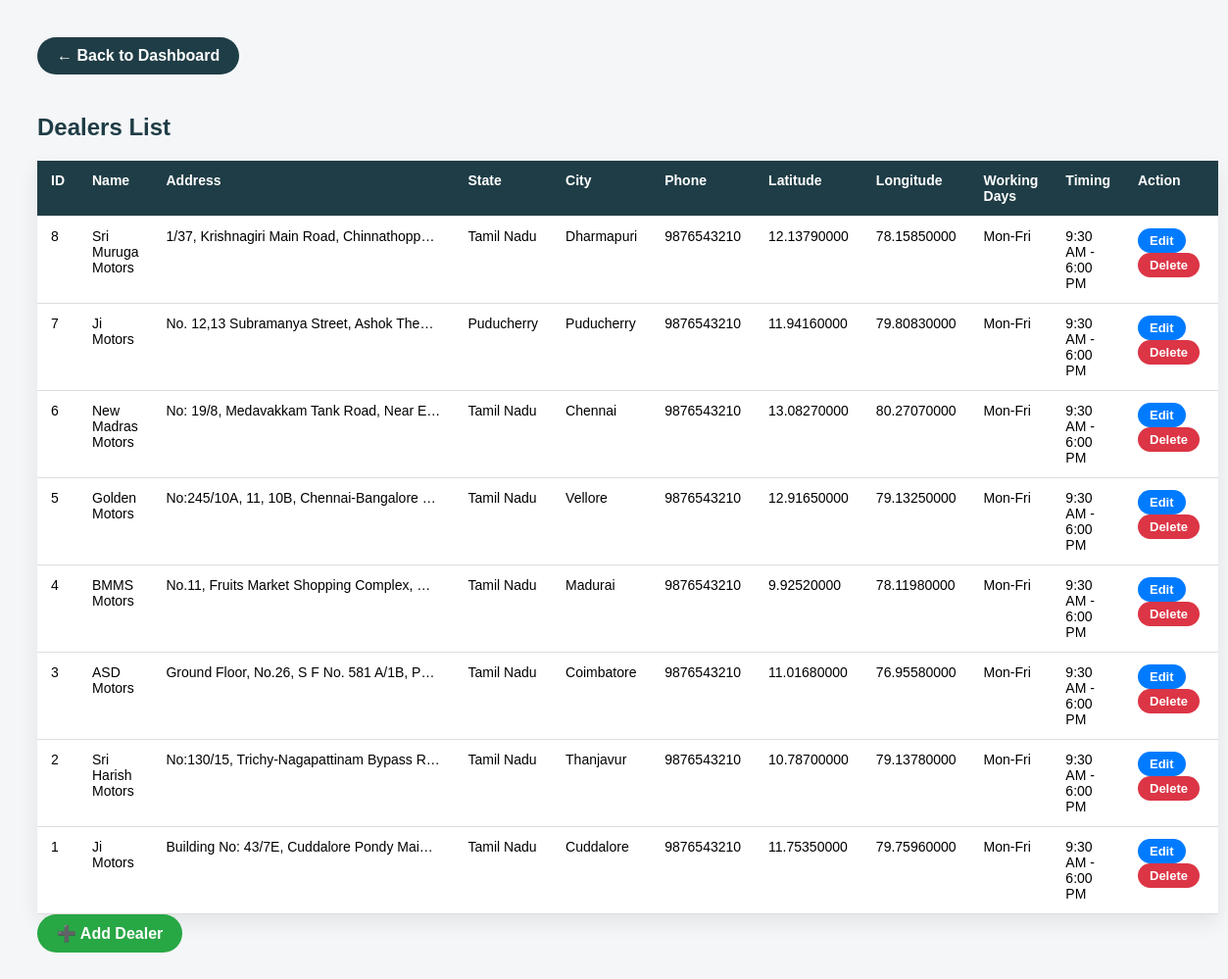
The page /admin/dealers_list.php (signed in) on the database its author committed.
### tables this page shows
CREATE TABLE `dealers` (
  `id` int(11) NOT NULL,
  `name` varchar(255) DEFAULT NULL,
  `address` text DEFAULT NULL,
  `state` varchar(100) DEFAULT NULL,
  `city` varchar(100) DEFAULT NULL,
  `phone` varchar(20) DEFAULT NULL,
  `lat` decimal(10,8) DEFAULT NULL,
  `lng` decimal(11,8) DEFAULT NULL,
  `days` varchar(100) DEFAULT NULL,
  `timing` varchar(50) DEFAULT NULL
);

### admin/dealers_list.php (the view, shortened to what this page needs)
<?php
include 'config.php';
$result = mysqli_query($conn, "SELECT * FROM dealers ORDER BY id DESC");
?>
<!DOCTYPE html>
<html>
<head>
</head>
<body>
<a href="dashboard.php" class="back-btn">← Back to Dashboard</a>
<h2>Dealers List</h2>
<table>
    <tr>
        <th>ID</th>
        <th>Name</th>
        <th>Address</th>
        <th>State</th>
        <th>City</th>
        <th>Phone</th>
        <th>Latitude</th>
        <th>Longitude</th>
        <th>Working Days</th>
        <th>Timing</th>
        <th>Action</th>
    </tr>
<?php while ($row = mysqli_fetch_assoc($result)) { ?>
<tr>
    <td><?php echo $row['id']; ?></td>
    <td><?php echo $row['name']; ?></td>
    <td class="address" title="<?php echo $row['address']; ?>">
        <?php echo $row['address']; ?>
    </td>
    <td><?php echo $row['state']; ?></td>
    <td><?php echo $row['city']; ?></td>
    <td><?php echo $row['phone']; ?></td>
    <td><?php echo $row['lat']; ?></td>
    <td><?php echo $row['lng']; ?></td>
    <td><?php echo $row['days']; ?></td>
    <td><?php echo $row['timing']; ?></td>
    <td>
        <a class="btn edit" href="edit_dealer.php?id=<?php echo $row['id']; ?>">Edit</a>
        <a class="btn delete" href="?delete=<?php echo $row['id']; ?>" onclick="return confirm('Delete this dealer?')">Delete</a>
    </td>
</tr>
<?php } ?>
</table>
<a href="add_dealer.php" class="back-btn" style="background:#28a745;">
    ➕ Add Dealer
</a>
</body>
</html>

### admin/dealers_list.php (style rules this page uses)
body { font-family: Arial, sans-serif; background: #f4f6f8; padding: 30px; }
h2 { color: #1f3d46; margin-bottom: 20px; }
table { width: 100%; border-collapse: collapse; background: #fff; box-shadow: 0 8px 20px rgba(0,0,0,0.08); }
th, td { padding: 12px 14px; border-bottom: 1px solid #ddd; vertical-align: top; font-size: 14px; }
th { background: #1f3d46; color: white; text-align: left; }
.back-btn { display: inline-block; margin-bottom: 20px; padding: 10px 20px; background: #1f3d46; color: white; border-radius: 30px; text-decoration: none; font-weight: bold; }
.address { max-width: 280px; white-space: nowrap; overflow: hidden; text-overflow: ellipsis; }
.btn { padding: 5px 12px; border-radius: 20px; text-decoration: none; font-size: 13px; color: #fff; font-weight: bold; display: inline-block; margin-right: 5px; }
.edit { background: #007bff; }
.delete { background: #dc3545; }

### rows shown on the page
dealers: id "8", name "Sri Muruga Motors", address "1/37, Krishnagiri Main Road, Chinnathopp…", state "Tamil Nadu", city "Dharmapuri", phone "9876543210", lat "12.13790000", lng "78.15850000", days "Mon-Fri", timing "9:30 AM - 6:00 PM"
dealers: id "7", name "Ji Motors", address "No. 12,13 Subramanya Street, Ashok The…", state "Puducherry", city "Puducherry", phone "9876543210", lat "11.94160000", lng "79.80830000", days "Mon-Fri", timing "9:30 AM - 6:00 PM"
dealers: id "6", name "New Madras Motors", address "No: 19/8, Medavakkam Tank Road, Near E…", state "Tamil Nadu", city "Chennai", phone "9876543210", lat "13.08270000", lng "80.27070000", days "Mon-Fri", timing "9:30 AM - 6:00 PM"
dealers: id "5", name "Golden Motors", address "No:245/10A, 11, 10B, Chennai-Bangalore…", state "Tamil Nadu", city "Vellore", phone "9876543210", lat "12.91650000", lng "79.13250000", days "Mon-Fri", timing "9:30 AM - 6:00 PM"
dealers: id "4", name "BMMS Motors", address "No.11, Fruits Market Shopping Complex,…", state "Tamil Nadu", city "Madurai", phone "9876543210", lat "9.92520000", lng "78.11980000", days "Mon-Fri", timing "9:30 AM - 6:00 PM"
dealers: id "3", name "ASD Motors", address "Ground Floor, No.26, S F No. 581 A/1B, P…", state "Tamil Nadu", city "Coimbatore", phone "9876543210", lat "11.01680000", lng "76.95580000", days "Mon-Fri", timing "9:30 AM - 6:00 PM"
dealers: id "2", name "Sri Harish Motors", address "No:130/15, Trichy-Nagapattinam Bypass R…", state "Tamil Nadu", city "Thanjavur", phone "9876543210", lat "10.78700000", lng "79.13780000", days "Mon-Fri", timing "9:30 AM - 6:00 PM"
dealers: id "1", name "Ji Motors", address "Building No: 43/7E, Cuddalore Pondy Mai…", state "Tamil Nadu", city "Cuddalore", phone "9876543210", lat "11.75350000", lng "79.75960000", days "Mon-Fri", timing "9:30 AM - 6:00 PM"
